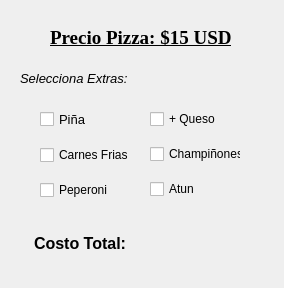
<?xml version="1.0" encoding="UTF-8"?>
<ui version="4.0">
 <class>Dialog</class>
 <widget class="QDialog" name="Dialog">
  <property name="geometry">
   <rect>
    <x>0</x>
    <y>0</y>
    <width>284</width>
    <height>288</height>
   </rect>
  </property>
  <property name="windowTitle">
   <string>Pizzeria</string>
  </property>
  <widget class="QLabel" name="Precio_label">
   <property name="geometry">
    <rect>
     <x>50</x>
     <y>30</y>
     <width>191</width>
     <height>16</height>
    </rect>
   </property>
   <property name="font">
    <font>
     <family>Times New Roman</family>
     <pointsize>14</pointsize>
     <weight>75</weight>
     <italic>false</italic>
     <bold>true</bold>
     <underline>true</underline>
    </font>
   </property>
   <property name="text">
    <string>Precio Pizza: $15 USD</string>
   </property>
  </widget>
  <widget class="QLabel" name="Seleccion_label">
   <property name="geometry">
    <rect>
     <x>20</x>
     <y>70</y>
     <width>111</width>
     <height>16</height>
    </rect>
   </property>
   <property name="font">
    <font>
     <pointsize>10</pointsize>
     <italic>true</italic>
    </font>
   </property>
   <property name="text">
    <string>Selecciona Extras:</string>
   </property>
  </widget>
  <widget class="QWidget" name="verticalLayoutWidget">
   <property name="geometry">
    <rect>
     <x>40</x>
     <y>100</y>
     <width>91</width>
     <height>111</height>
    </rect>
   </property>
   <layout class="QVBoxLayout" name="CasillaIzquierda">
    <item>
     <widget class="QCheckBox" name="Pina">
      <property name="font">
       <font>
        <pointsize>10</pointsize>
       </font>
      </property>
      <property name="text">
       <string>Piña</string>
      </property>
     </widget>
    </item>
    <item>
     <widget class="QCheckBox" name="CarnesFrias">
      <property name="text">
       <string>Carnes Frias</string>
      </property>
     </widget>
    </item>
    <item>
     <widget class="QCheckBox" name="Peperoni">
      <property name="text">
       <string>Peperoni</string>
      </property>
     </widget>
    </item>
   </layout>
  </widget>
  <widget class="QLabel" name="Costo_label">
   <property name="geometry">
    <rect>
     <x>34</x>
     <y>228</y>
     <width>101</width>
     <height>31</height>
    </rect>
   </property>
   <property name="font">
    <font>
     <pointsize>12</pointsize>
     <weight>75</weight>
     <bold>true</bold>
    </font>
   </property>
   <property name="text">
    <string>Costo Total:</string>
   </property>
  </widget>
  <widget class="QLabel" name="Precio_Output">
   <property name="geometry">
    <rect>
     <x>150</x>
     <y>230</y>
     <width>81</width>
     <height>31</height>
    </rect>
   </property>
   <property name="font">
    <font>
     <pointsize>12</pointsize>
    </font>
   </property>
   <property name="text">
    <string/>
   </property>
  </widget>
  <widget class="QWidget" name="verticalLayoutWidget_2">
   <property name="geometry">
    <rect>
     <x>150</x>
     <y>100</y>
     <width>91</width>
     <height>111</height>
    </rect>
   </property>
   <layout class="QVBoxLayout" name="CasillDerecha">
    <item>
     <widget class="QCheckBox" name="Queso">
      <property name="text">
       <string>+ Queso</string>
      </property>
     </widget>
    </item>
    <item>
     <widget class="QCheckBox" name="Champinion">
      <property name="text">
       <string>Champiñones</string>
      </property>
     </widget>
    </item>
    <item>
     <widget class="QCheckBox" name="Atun">
      <property name="text">
       <string>Atun</string>
      </property>
     </widget>
    </item>
   </layout>
  </widget>
 </widget>
 <resources/>
 <connections/>
</ui>
